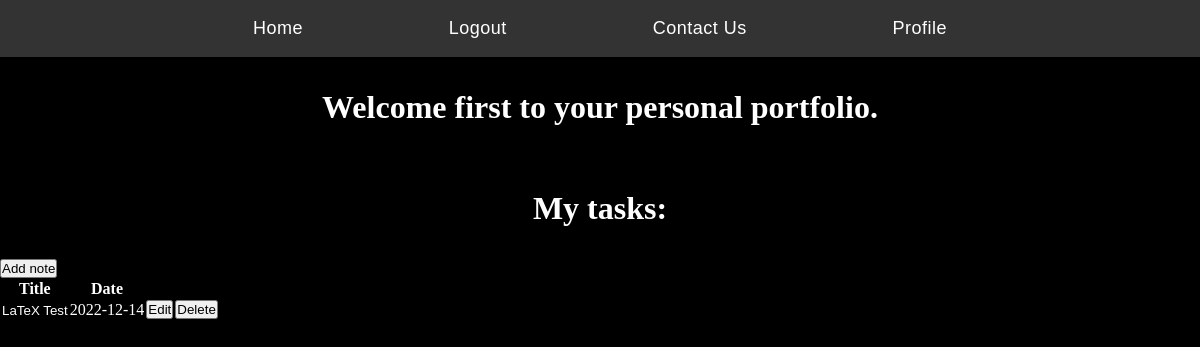
The app's page /notes (signed in) with its own data.
### models.py (models this page shows, shortened)
class User(db.Model):
    id = db.Column("id", db.Integer, primary_key=True)
    first_name = db.Column("first_name", db.String(100))
    last_name = db.Column("last_name", db.String(100))
    email = db.Column("email", db.String(100))
    password = db.Column(db.String(255), nullable=False)
    view_mode = db.Column("view_mode", db.Integer, default=0, nullable=False)
    registered_on = db.Column(db.DateTime, nullable=False)
    notes = db.relationship(
        "Note", backref="user", cascade="all, delete-orphan", lazy=True
    )

class Note(db.Model):
    id = db.Column("id", db.Integer, primary_key=True)
    title = db.Column("title", db.String(200))
    text = db.Column("text", db.String(100))
    date = db.Column("date", db.String(50))
    uses_latex = db.Column(db.Integer, default=0, nullable=False)
    user_id = db.Column(db.Integer, db.ForeignKey("user.id"), nullable=False)
    comments = db.relationship(
        "Comment", backref="note", cascade="all, delete-orphan", lazy=True
    )

### sweProject.py (the view)
@app.route("/notes")
def get_notes():
    if session.get("user"):
        user = help.getCurrentUser()
        my_notes = db.session.query(Note).filter_by(user_id=user.id).all()
        return render_template("notes.html", notes=my_notes, user=user)
    else:
        return redirect(url_for("login"))

### helperFuncs.py (called while the page is built)
def getCurrentUser():
    current_user_id = session["user_id"]
    user = db.session.query(User).filter_by(id=current_user_id).one()
    return user

### templates/notes.html (shortened to what this page needs)
<!DOCTYPE html>
<html lang="en">
<head>
    <link rel="stylesheet" href="{{ url_for('static', filename='main.css') }}">
</head>
<body>
    <div class="topnav">
        <nav>
            <a href="{{ url_for('index') }} ">Home</a>
            <a href="{{ url_for('logout') }}">Logout</a>
            <a href="{{ url_for('contact') }}">Contact Us</a>
            <a href="{{ url_for('account') }}">Profile</a>
        </nav>
    </div>
    <h1>Welcome {{user.first_name}} to your personal portfolio.</h1>
    <h1>My tasks:</h1>
    <form action="{{url_for('new_note')}}">
        <input type="submit" value="Add note">
    </form>
    <table>
        <tr>
            <th>Title</th>
            <th>Date</th>
        </tr>
        {% for note in notes %}
        <tr>
            <td>
                <form action="{{url_for('get_note', note_id=note.id)}}">
                    <input type="submit" class="title" value="{{ note.title }}">
                </form>
            </td>
            <td>{{ note.date }}</td>
            <td>
                <form action="{{url_for('update_note', note_id=note.id)}}">
                    <input type="submit" value="Edit">
                </form>
            </td>
            <td>
                <form action="{{ url_for('delete_note', note_id=note.id) }}" method="post">
                    <input type="submit" value="Delete">
                </form>
            </td>
        </tr>
        {% endfor %}
    </table>
</body>
</html>

### static/main.css (style rules this page uses)
body { background-color: black; }
th, td, tr { color:white; }
h1 { color: white; text-align: center; padding: 1em; }
*, *:before, *:after { padding: 0; margin: 0; box-sizing: border-box; }
a { position: relative; text-decoration: none; font-family: "Poppins", sans-serif; color: white; font-size:18px; letter-spacing: 0.5px; padding: 1em; }
nav { width: 70vw; min-width: 600px; display: flex; align-items: center; justify-content: space-around; margin: auto; color: white; }
a:after { content: ""; position: absolute; background-color: hsl(218, 49%, 40%);; height: 3px; width: 0; left: 0; bottom: -10px; transition: 0.3s; }
.topnav { background-color: #333; }
.title { color: white; background-color: black; border-style: none }

### records on screen
User: first_name "first"
Note: title "LaTeX Test", date "2022-12-14"
